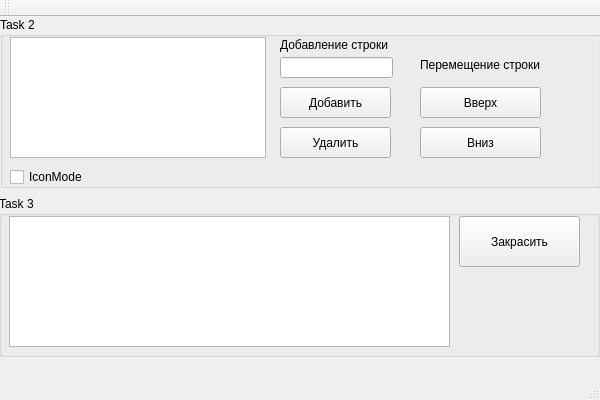
<?xml version="1.0" encoding="UTF-8"?>
<ui version="4.0">
 <class>Lesson_2Class</class>
 <widget class="QMainWindow" name="Lesson_2Class">
  <property name="geometry">
   <rect>
    <x>0</x>
    <y>0</y>
    <width>600</width>
    <height>400</height>
   </rect>
  </property>
  <property name="windowTitle">
   <string>Lesson_2</string>
  </property>
  <widget class="QWidget" name="centralWidget">
   <widget class="QGroupBox" name="groupBox">
    <property name="geometry">
     <rect>
      <x>0</x>
      <y>0</y>
      <width>601</width>
      <height>171</height>
     </rect>
    </property>
    <property name="title">
     <string>Task 2</string>
    </property>
    <widget class="QListView" name="listView">
     <property name="geometry">
      <rect>
       <x>10</x>
       <y>20</y>
       <width>256</width>
       <height>121</height>
      </rect>
     </property>
    </widget>
    <widget class="QPushButton" name="pushButton">
     <property name="geometry">
      <rect>
       <x>280</x>
       <y>70</y>
       <width>111</width>
       <height>31</height>
      </rect>
     </property>
     <property name="text">
      <string>Добавить</string>
     </property>
    </widget>
    <widget class="QLineEdit" name="lineEdit">
     <property name="geometry">
      <rect>
       <x>280</x>
       <y>40</y>
       <width>113</width>
       <height>21</height>
      </rect>
     </property>
    </widget>
    <widget class="QLabel" name="label">
     <property name="geometry">
      <rect>
       <x>280</x>
       <y>20</y>
       <width>111</width>
       <height>16</height>
      </rect>
     </property>
     <property name="text">
      <string>Добавление строки</string>
     </property>
    </widget>
    <widget class="QPushButton" name="pushButton_2">
     <property name="geometry">
      <rect>
       <x>280</x>
       <y>110</y>
       <width>111</width>
       <height>31</height>
      </rect>
     </property>
     <property name="text">
      <string>Удалить</string>
     </property>
    </widget>
    <widget class="QCheckBox" name="checkBox">
     <property name="geometry">
      <rect>
       <x>10</x>
       <y>150</y>
       <width>91</width>
       <height>20</height>
      </rect>
     </property>
     <property name="text">
      <string>IconMode</string>
     </property>
    </widget>
    <widget class="QPushButton" name="pushButton_3">
     <property name="geometry">
      <rect>
       <x>420</x>
       <y>70</y>
       <width>121</width>
       <height>31</height>
      </rect>
     </property>
     <property name="text">
      <string>Вверх</string>
     </property>
    </widget>
    <widget class="QLabel" name="label_2">
     <property name="geometry">
      <rect>
       <x>420</x>
       <y>40</y>
       <width>131</width>
       <height>16</height>
      </rect>
     </property>
     <property name="text">
      <string>Перемещение строки</string>
     </property>
    </widget>
    <widget class="QPushButton" name="pushButton_4">
     <property name="geometry">
      <rect>
       <x>420</x>
       <y>110</y>
       <width>121</width>
       <height>31</height>
      </rect>
     </property>
     <property name="text">
      <string>Вниз</string>
     </property>
    </widget>
   </widget>
   <widget class="QGroupBox" name="groupBox_2">
    <property name="geometry">
     <rect>
      <x>-1</x>
      <y>179</y>
      <width>601</width>
      <height>161</height>
     </rect>
    </property>
    <property name="title">
     <string>Task 3</string>
    </property>
    <widget class="QTableView" name="tableView">
     <property name="geometry">
      <rect>
       <x>10</x>
       <y>20</y>
       <width>441</width>
       <height>131</height>
      </rect>
     </property>
    </widget>
    <widget class="QPushButton" name="pushButton_5">
     <property name="geometry">
      <rect>
       <x>460</x>
       <y>20</y>
       <width>121</width>
       <height>51</height>
      </rect>
     </property>
     <property name="text">
      <string>Закрасить</string>
     </property>
    </widget>
   </widget>
  </widget>
  <widget class="QMenuBar" name="menuBar">
   <property name="geometry">
    <rect>
     <x>0</x>
     <y>0</y>
     <width>600</width>
     <height>22</height>
    </rect>
   </property>
  </widget>
  <widget class="QToolBar" name="mainToolBar">
   <attribute name="toolBarArea">
    <enum>TopToolBarArea</enum>
   </attribute>
   <attribute name="toolBarBreak">
    <bool>false</bool>
   </attribute>
  </widget>
  <widget class="QStatusBar" name="statusBar"/>
 </widget>
 <layoutdefault spacing="6" margin="11"/>
 <resources>
  <include location="Lesson_2.qrc"/>
 </resources>
 <connections/>
</ui>
